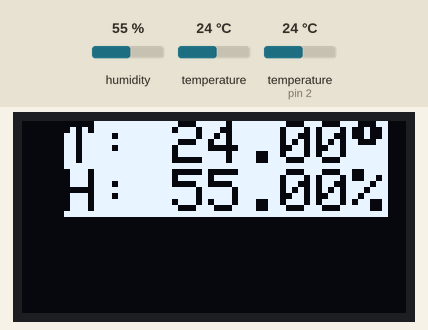
A sketch run on a simulated Arduino Uno, built with avr-gcc and run on an emulated ATmega328P. Parts: 128×64 one-colour display. The test bench sets the inputs (shaded band); at power-on: humidity 55 %, temperature 24 °C, temperature (sensor on pin 2) 24 °C. The local clock reads 2024-03-15 10:24:30 at power-on unless the sketch sets it.

Above: at 2.9 s.
3.0 s: humidity set to 22 %
6.2 s: temperature (sensor 0) set to 12 °C
9.4 s: temperature (sensor on pin 2) set to 12 °C
At 12.76 s:
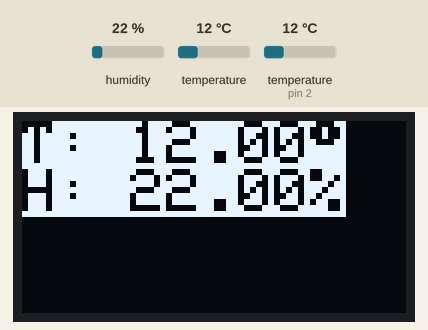
14.1 s: humidity set to 40 %
At 14.84 s:
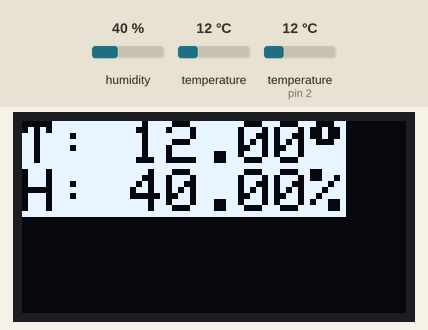
17.3 s: temperature (sensor 0) set to 19 °C
At 17.96 s:
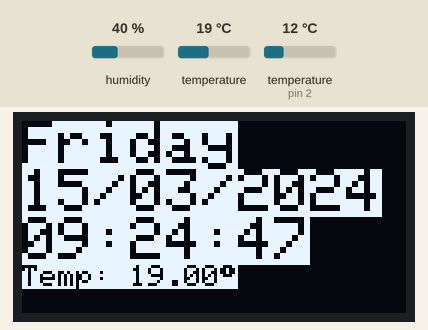
20.5 s: temperature (sensor 0) set to 28 °C
At 22.14 s:
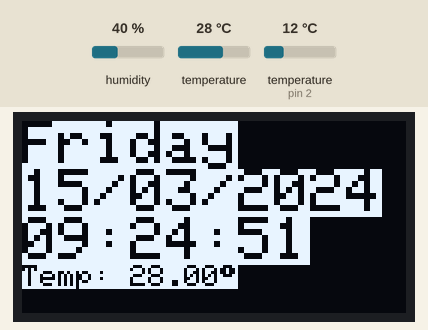

The sketch:

rtc_oled_exercises.ino
```cpp
// Date and time functions using a DS3231 RTC connected via I2C and Wire lib
#include "RTClib.h"
/* Simpel demo af OLED LCD Display med I2C */
#include <SPI.h>
#include <Wire.h>
#include <Adafruit_GFX.h>
#include <Adafruit_SSD1306.h>
#include "DHT.h"
#include <Fonts/FreeSerif9pt7b.h>

// DHT:
#define DHTPIN 2
#define DHTTYPE DHT11

// OLED:
#define SCREEN_WIDTH 128 // OLED display width, in pixels
#define SCREEN_HEIGHT 64 // OLED display height, in pixels
#define TZ -1  // To adjust for timezone differences.
#define OLED_RESET 4 // Reset pin # (or -1 if sharing Arduino reset pin)

Adafruit_SSD1306 display(SCREEN_WIDTH, SCREEN_HEIGHT, &Wire, OLED_RESET);
RTC_DS3231 rtc;
DHT dht(DHTPIN, DHTTYPE);

char daysOfTheWeek[7][12] = {"Sunday", "Monday", "Tuesday", "Wednesday", "Thursday", "Friday", "Saturday"};
int counter = 0;
int page = HIGH;

void setup () {
  Serial.begin(9600);
  dht.begin();
// #ifndef ESP8266
//   while (!Serial); // wait for serial port to connect. Needed for native USB
// #endif

// Check for OLED:
  if(!display.begin(SSD1306_SWITCHCAPVCC, 0x3C))
	{ // Address for 128x64
		Serial.println(F("SSD1306 allocation failed"));
		for(;;); // Don't proceed, loop forever
	}

  if (! rtc.begin()) {
    Serial.println("Couldn't find RTC");
    Serial.flush();
    while (1) delay(10);
  }

  if (rtc.lostPower()) {
    Serial.println("RTC lost power, let's set the time!");
    rtc.adjust(DateTime(F(__DATE__), F(__TIME__)));
  }

}
void loop()
{
  display.clearDisplay();

  display.setTextColor(BLACK,WHITE);
	display.setCursor(0,0); // Start at top-left corner
  display.setFont();

  // Changes the "page" in 3 second intervals, based purely on DateTime second, rather than delay().
  if (rtc.now().second() % 3 == 0)
  {
    page = !page;
  }
  page ? rtcCycle() : dhtCycle();

  // Scroll
  display.startscrollright(0,14);
	delay(1000);
  display.stopscroll();


}

void dhtCycle()
{
  // display.setFont(&FreeSerif9pt7b); // Corrupts alignment when switching between different fonts, apparently.
  display.setTextSize(2);
  float h = dht.readHumidity();
  float t = dht.readTemperature();
  display.print("T: ");
  display.print(t);
  display.print((char)247);
  display.println();
  display.print("H: ");
  display.print(h);
  display.print("%");
  display.display();
}

void rtcCycle()
{
  DateTime now = rtc.now();
  display.setTextSize(2);
	display.setFont();
  // Print the name of the current day of the week:
  display.print(daysOfTheWeek[now.dayOfTheWeek()]);
  display.println();

  // DATE
  checkLeadingZero(now.day());
  display.print('/');
  checkLeadingZero(now.month());
  display.print('/');
  display.print(now.year(), DEC);
  display.println();

  // TIME
  checkLeadingZero(now.hour()+TZ);
  display.print(':');
  checkLeadingZero(now.minute());
  display.print(':');
  checkLeadingZero(now.second());
  display.println();

  // TEMP
  display.setTextSize(1);
  float temp = rtc.getTemperature();
  display.print("Temp: ");
  display.print(temp);
  display.print((char)247);
  display.display();
}
// Function for repeating code used to check whether or not value needs a leading zero (i.e. is below 10)
void checkLeadingZero(int value)
{
  if (value < 10) { display.print(0); }
  display.print(value, DEC);
}
```

Measured:
- after the input at 14.1 s, the display: first differs from a run without the input after 0.60 s (image 2)
